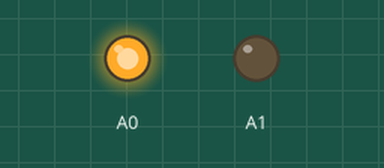
The sketch below on a simulated Arduino Uno, built with avr-gcc and run on an emulated ATmega328P. On the bench: output pins drawn as LEDs (lit = HIGH).

Above: at 0.5 s.
At 1.5 s:
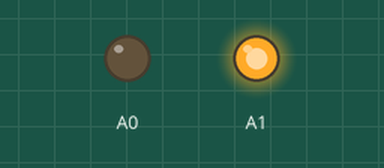
At 5.5 s:
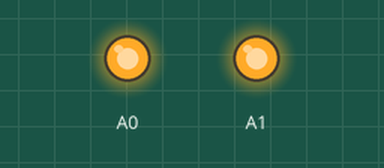
Timing chart, 0 to 6.9 s (numbered marks = the images above):
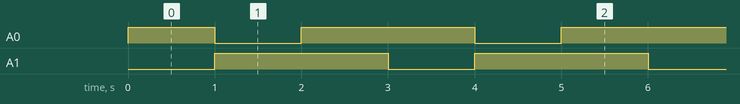

The sketch:

KY-029.ino
```cpp
/*
  Demonstrates Common-Cathode LED

  Demonstrates the different states of a Common-Cathode LED by connecting
  the cathode to ground and giving a signal (applying current) to the two signal pins.

  Board:
  * Arduino UNO

  The circuit:
  * 330 Ohm resistor
  * KY-029 - Common-Cathode RED&GREEN LED / Yin Yi 2-color LED 3mm
  * 3 x MALE-MALE Jumper Wires

  Created By
  Christer Nordbø (@CNordbo)

  https://github.com/Cnordbo/arduino-sensor-docs

*/

void setup() {
  // Signal pin for the GREEN LED
  pinMode(A0, OUTPUT);

  // Signal pin for RED LED
  pinMode(A1, OUTPUT);
}

void loop() {
  // Turn GREEN LED "ON" and RED LED "OFF"
  digitalWrite(A0, HIGH);
  digitalWrite(A1, LOW);

  // Wait 1 second before moving on
  delay(1000);

  // Turn GREEN LED "OFF" and RED LED "ON"
  digitalWrite(A0, LOW);
  digitalWrite(A1, HIGH);

  // Wait 1 second before moving on
  delay(1000);

  // Turn GREEN LED "ON" and RED LED "ON"
  // This will blend the colors, making the end result "Orange"
  digitalWrite(A0, HIGH);
  digitalWrite(A1, HIGH);

  // Wait 1 second before ending the loop, and starting from top again.
  delay(1000);
}
```

Measured:
- by itself, A0: repeats every 3.0 s: LOW 1.0 s, HIGH 2.0 s
- by itself, A1: alternates HIGH for 2.0 s and LOW for 1.0 s
- by itself, everything shown: repeats every 3.0 s, in 3 steps
